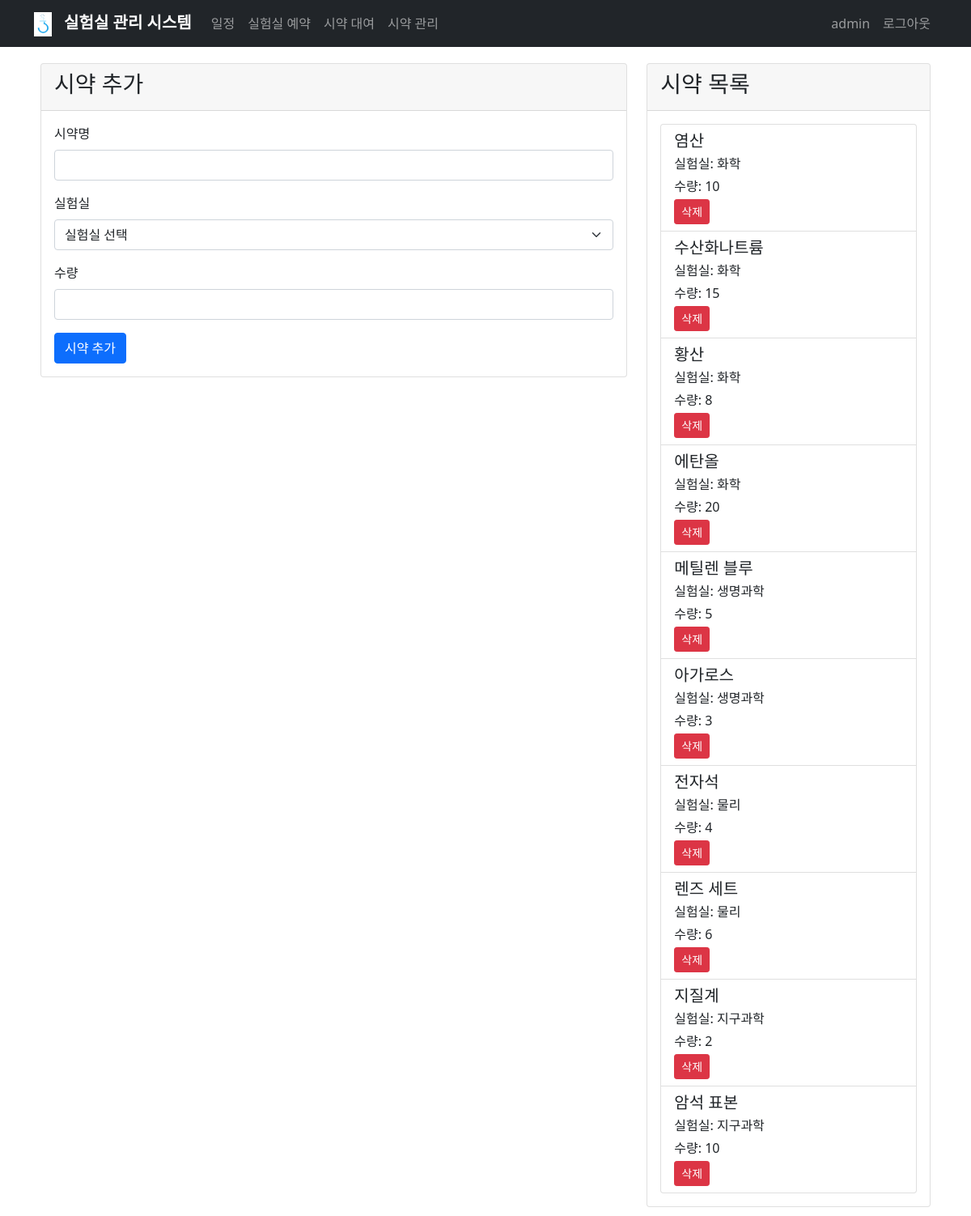
Page /manage_reagents (signed in) on the earlier database version.
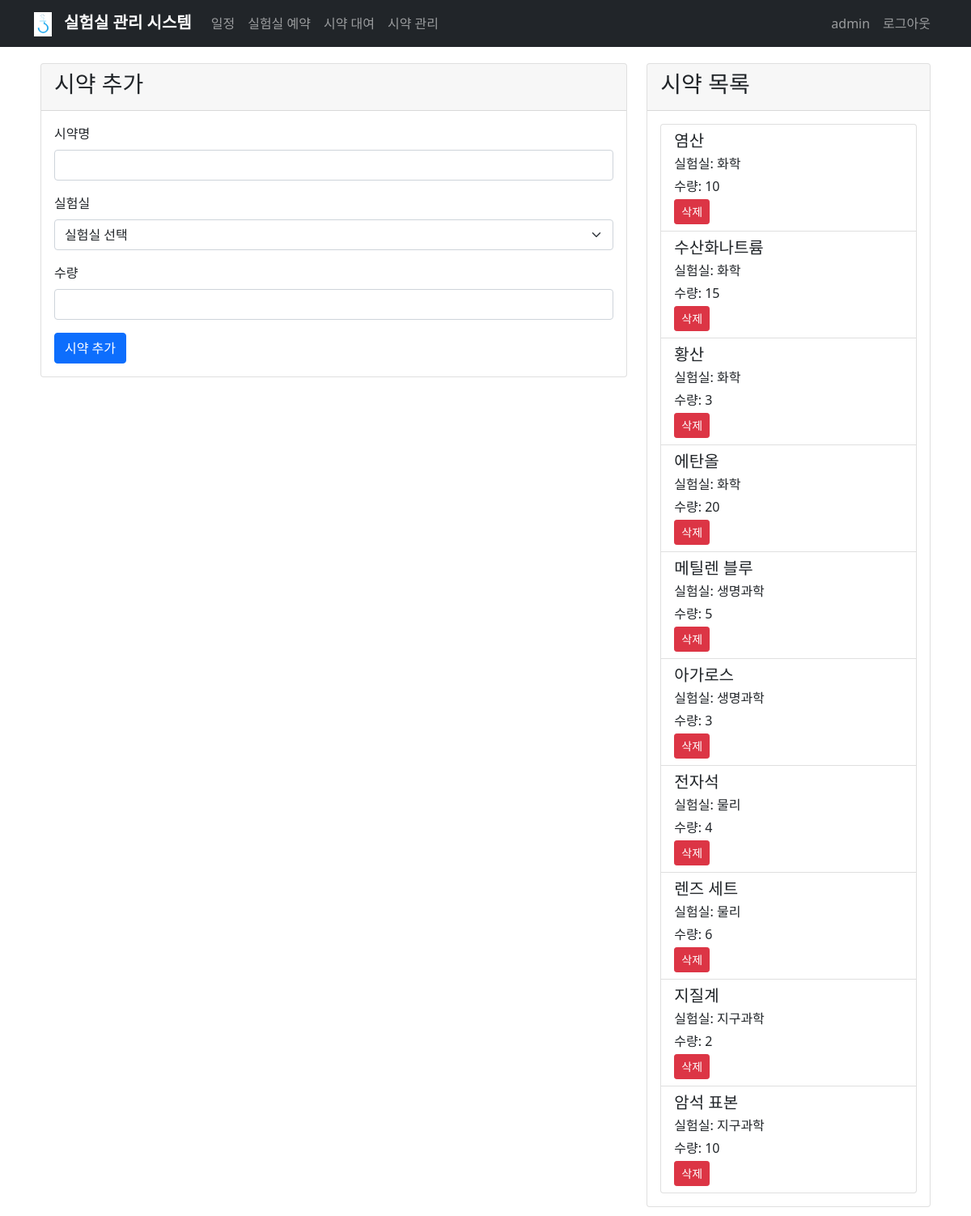
Same page on the later database version.
### app.py (models this page shows)
class Reagent(db.Model):
    id = db.Column(db.Integer, primary_key=True)
    name = db.Column(db.String(100), nullable=False)
    lab_type = db.Column(db.String(20), nullable=False)
    quantity = db.Column(db.Integer, default=0)
    loans = db.relationship('ReagentLoan', backref='reagent', lazy=True)

### app.py (the view, shortened to what this page needs)
@app.route('/manage_reagents', methods=['GET', 'POST'])
@login_required
def manage_reagents():
    if not current_user.is_admin:
        flash('관리자만 접근할 수 있습니다.')
        return redirect(url_for('index'))
    reagents = Reagent.query.all()
    return render_template('manage_reagents.html', reagents=reagents)

### app.py (called while the page is built)
@login_manager.user_loader
def load_user(user_id):
    return User.query.get(int(user_id))

### templates/manage_reagents.html (shortened to what this page needs)
{% extends "base.html" %}
{% block content %}
<div class="row">
    <div class="col-md-8">
        <div class="card">
            <div class="card-header">
                <h3>시약 추가</h3>
            </div>
            <div class="card-body">
                <form method="POST">
                    <div class="mb-3">
                        <label for="name" class="form-label">시약명</label>
                        <input type="text" class="form-control" id="name" name="name" required>
                    </div>
                    <div class="mb-3">
                        <label for="lab_type" class="form-label">실험실</label>
                        <select class="form-select" id="lab_type" name="lab_type" required>
                            <option value="">실험실 선택</option>
                        </select>
                    </div>
                    <div class="mb-3">
                        <label for="quantity" class="form-label">수량</label>
                        <input type="number" class="form-control" id="quantity" name="quantity" min="0" required>
                    </div>
                    <button type="submit" class="btn btn-primary">시약 추가</button>
                </form>
            </div>
        </div>
    </div>
    <div class="col-md-4">
        <div class="card">
            <div class="card-header">
                <h3>시약 목록</h3>
            </div>
            <div class="card-body">
                <div class="list-group">
                    {% for reagent in reagents %}
                    <div class="list-group-item">
                        <h5 class="mb-1">{{ reagent.name }}</h5>
                        <p class="mb-1">실험실: {{ reagent.lab_type }}</p>
                        <p class="mb-1">수량: {{ reagent.quantity }}</p>
                        <form method="POST" action="{{ url_for('manage_reagents') }}">
                            <button type="submit" class="btn btn-danger btn-sm">삭제</button>
                        </form>
                    </div>
                    {% endfor %}
                </div>
            </div>
        </div>
    </div>
</div>
{% endblock %}

Differences in the rows shown:
changed Reagent "황산": quantity "8" → "3"
